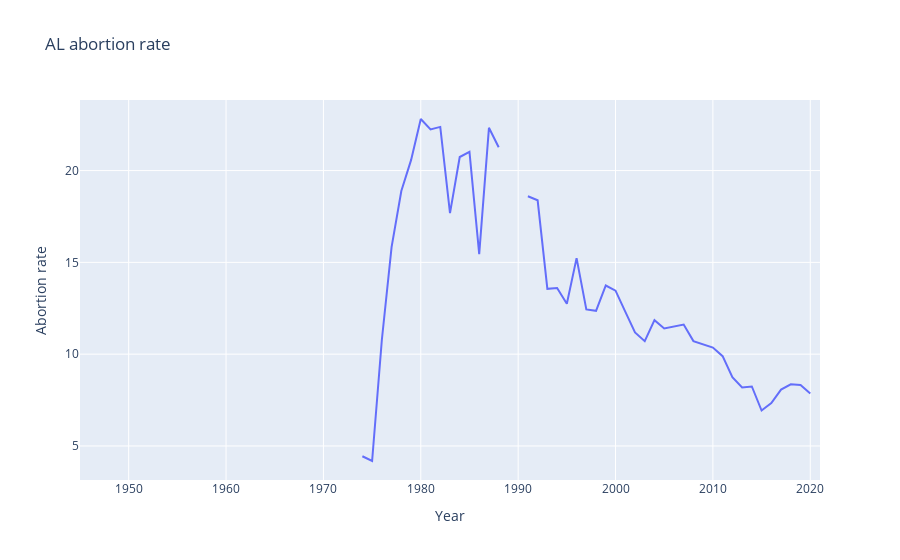

Here is the notebook cell this chart was saved with:
### Code cell
fig = px.line(df, x="Year" ,y="Abortion rate", title=file[-6:-4]+" abortion rate")
fig.update_layout(autotypenumbers="convert types")
fig.show()

### Figure 1 — Plotly figure (JSON) as saved in the notebook; plotly's stock layout.template omitted (floating-point values rounded to 4 significant figures)
{"data": [{"hovertemplate": "Year=%{x}<br>Abortion rate=%{y}<extra></extra>", "legendgroup": "", "line": {"color": "#636efa", "dash": "solid"}, "marker": {"symbol": "circle"}, "mode": "lines", "name": "", "orientation": "v", "showlegend": false, "type": "scatter", "x": [1945, 1946, 1947, 1948, 1949, 1950, 1951, 1952, 1953, 1954, 1955, 1956, 1957, 1958, 1959, 1960, 1961, 1962, 1963, 1964, 1965, 1966, 1967, 1968, 1969, 1970, 1971, 1972, 1973, 1974, 1975, 1976, 1977, 1978, 1979, 1980, 1981, 1982, 1983, 1984, 1985, 1986, 1987, 1988, 1989, 1990, 1991, 1992, 1993, 1994, 1995, 1996, 1997, 1998, 1999, 2000, 2001, 2002, 2003, 2004, 2005, 2006, 2007, 2008, 2009, 2010, 2011, 2012, 2013, 2014, 2015, 2016, 2017, 2018, 2019, 2020, 2021], "xaxis": "x", "y": [null, null, null, null, null, null, null, null, null, null, null, null, null, null, null, null, null, null, null, null, null, null, null, null, null, null, null, null, null, 4.44, 4.18, 10.77, 15.83, 18.89, 20.57, 22.81, 22.24, 22.38, 17.68, 20.74, 21.02, 15.45, 22.33, 21.27, null, null, 18.6, 18.38, 13.56, 13.6, 12.75, 15.23, 12.44, 12.36, 13.74, 13.46, 12.32, 11.18, 10.71, 11.85, 11.4, 11.51, 11.61, 10.71, 10.54, 10.36, 9.89, 8.74, 8.19, 8.24, 6.93, 7.34, 8.07, 8.36, 8.32, 7.86, null], "yaxis": "y"}], "layout": {"autotypenumbers": "convert types", "legend": {"tracegroupgap": 0}, "title": {"text": "AL abortion rate"}, "xaxis": {"anchor": "y", "domain": [0, 1], "title": {"text": "Year"}}, "yaxis": {"anchor": "x", "domain": [0, 1], "title": {"text": "Abortion rate"}}}}
